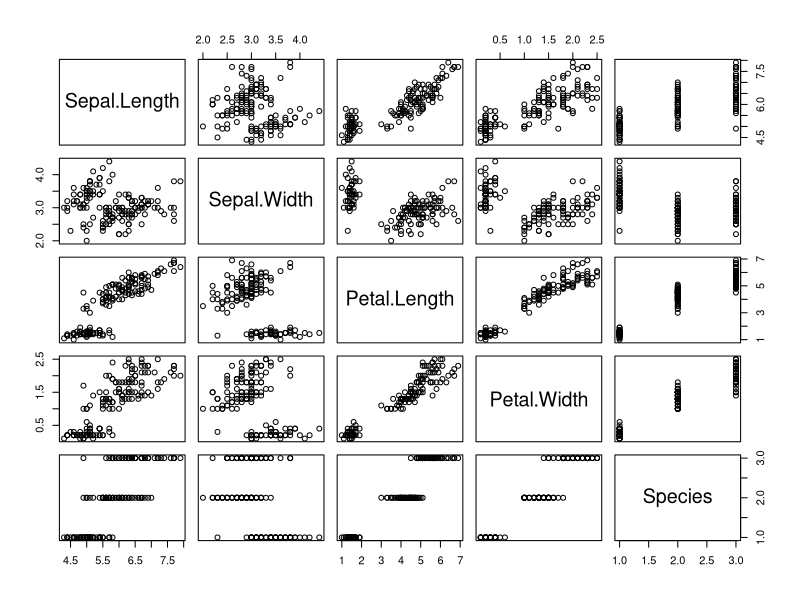
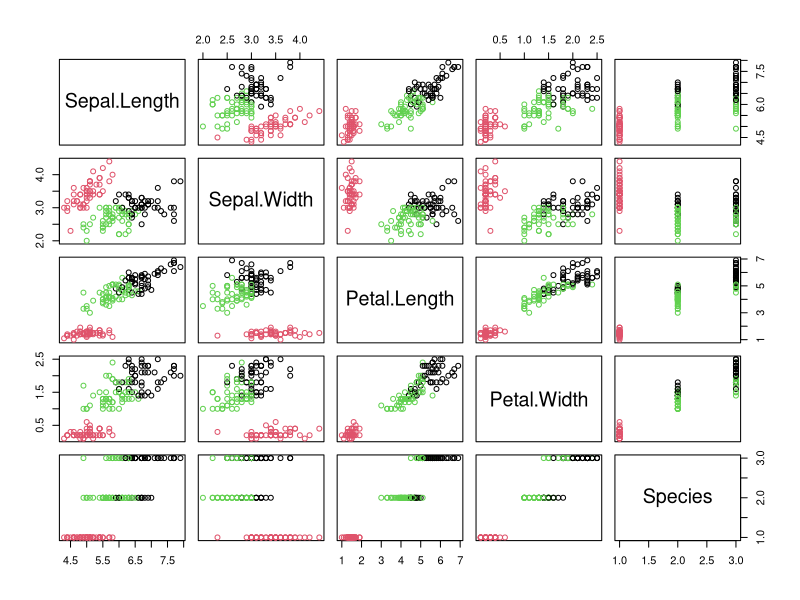
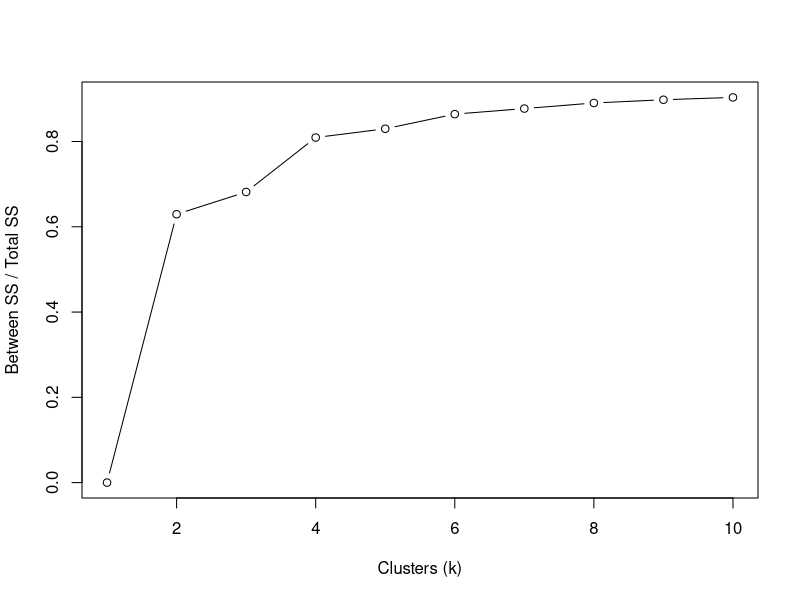
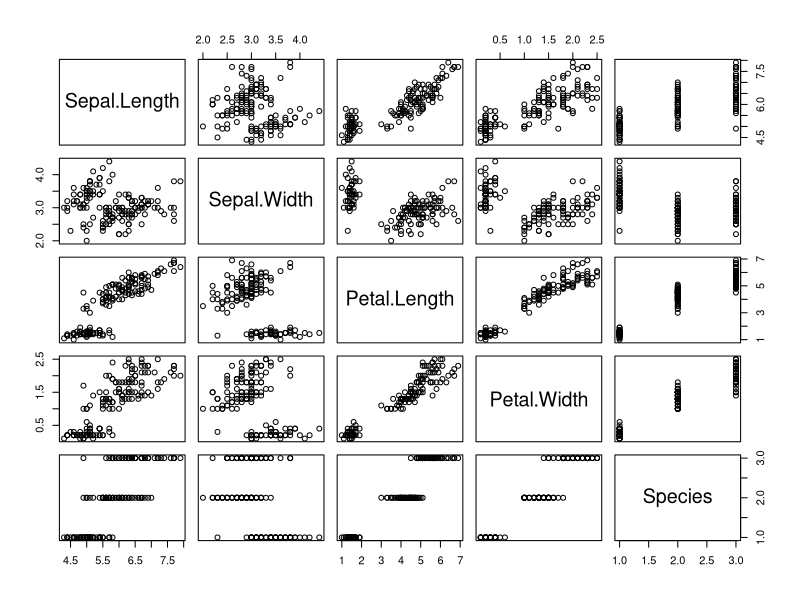
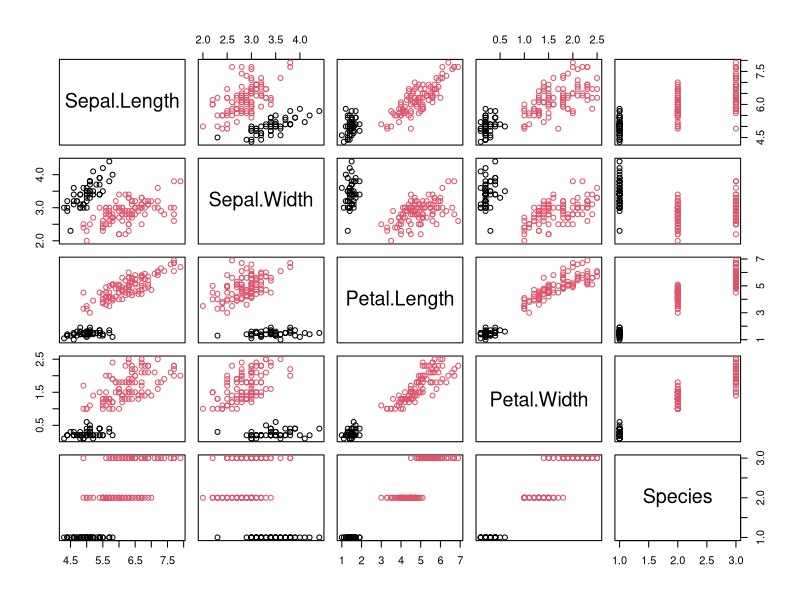
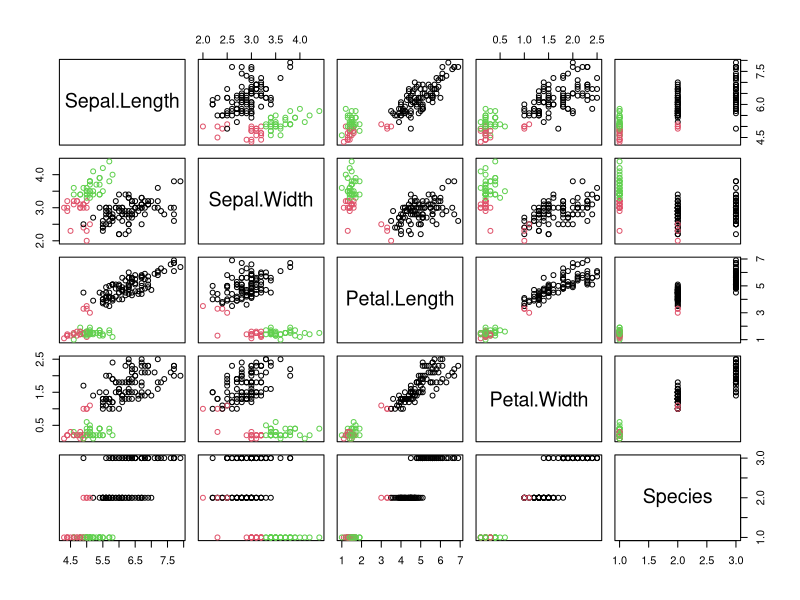
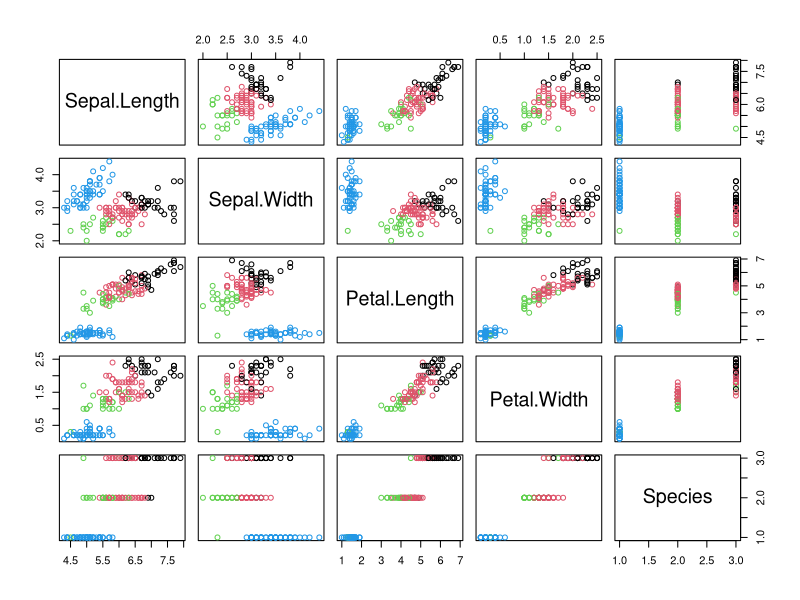
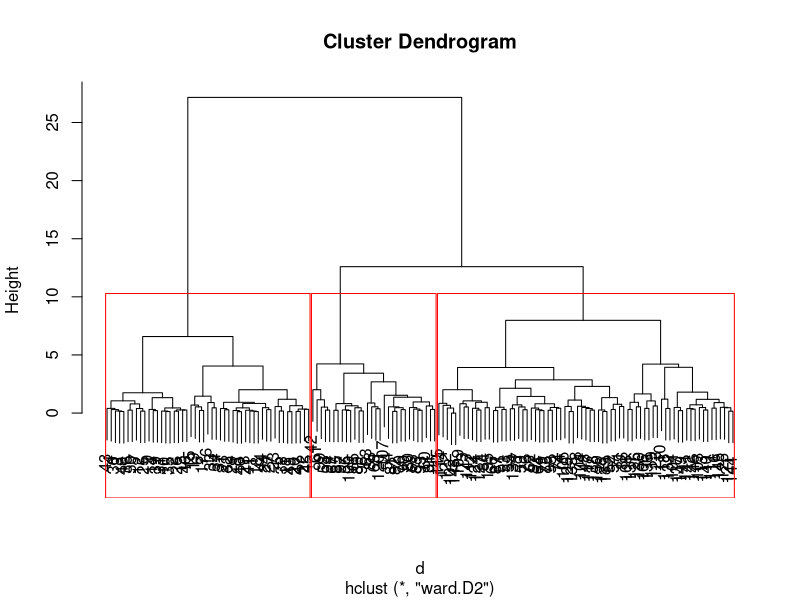

These charts were generated, in order, by the following R code:
# LOAD DATA ----
data(iris)
plot(iris)

# SCALE DATA ----
irisScaled <- scale(iris[, -5])
irisScaled

# K-MEANS CLUSTERING ----
fitK <- kmeans(irisScaled, 3)
fitK
str(fitK)
plot(iris, col = fitK$cluster)

# CHOOSING K ----
k <- list()
for(i in 1:10) {
  k[[i]] <- kmeans(irisScaled, i)
}

k

betweenss_totss <- list()
for(i in 1:10) {
  betweenss_totss[[i]] <- k[[i]]$betweenss/k[[i]]$totss
}

plot(1:10, betweenss_totss, type = "b", ylab = "Between SS / Total SS", xlab = "Clusters (k)")

for(i in 1:4) {
  plot(iris, col = k[[i]]$cluster)
}

# HIERACHICAL CLUSTERING ----
d <- dist(irisScaled)
fitH <- hclust(d, "ward.D2")
plot(fitH)
rect.hclust(fitH, k = 3, border = "red")
clusters <- cutree(fitH, 3)
clusters
plot(iris, col = clusters)


# MODEL-BASED CLUSTERING ----
library(mclust)
fitM <- Mclust(irisScaled)
fitM
plot(fitM)


# DENSITY-BASED CLUSTERING ----
install.packages("dbscan")
library(dbscan)
kNNdistplot(irisScaled, k = 3)
abline(h = 0.7, col = "red", lty = 2)
fitD <- dbscan(irisScaled, eps = 0.7, minPts = 5)
fitD
plot(iris, col = fitD$cluster)
